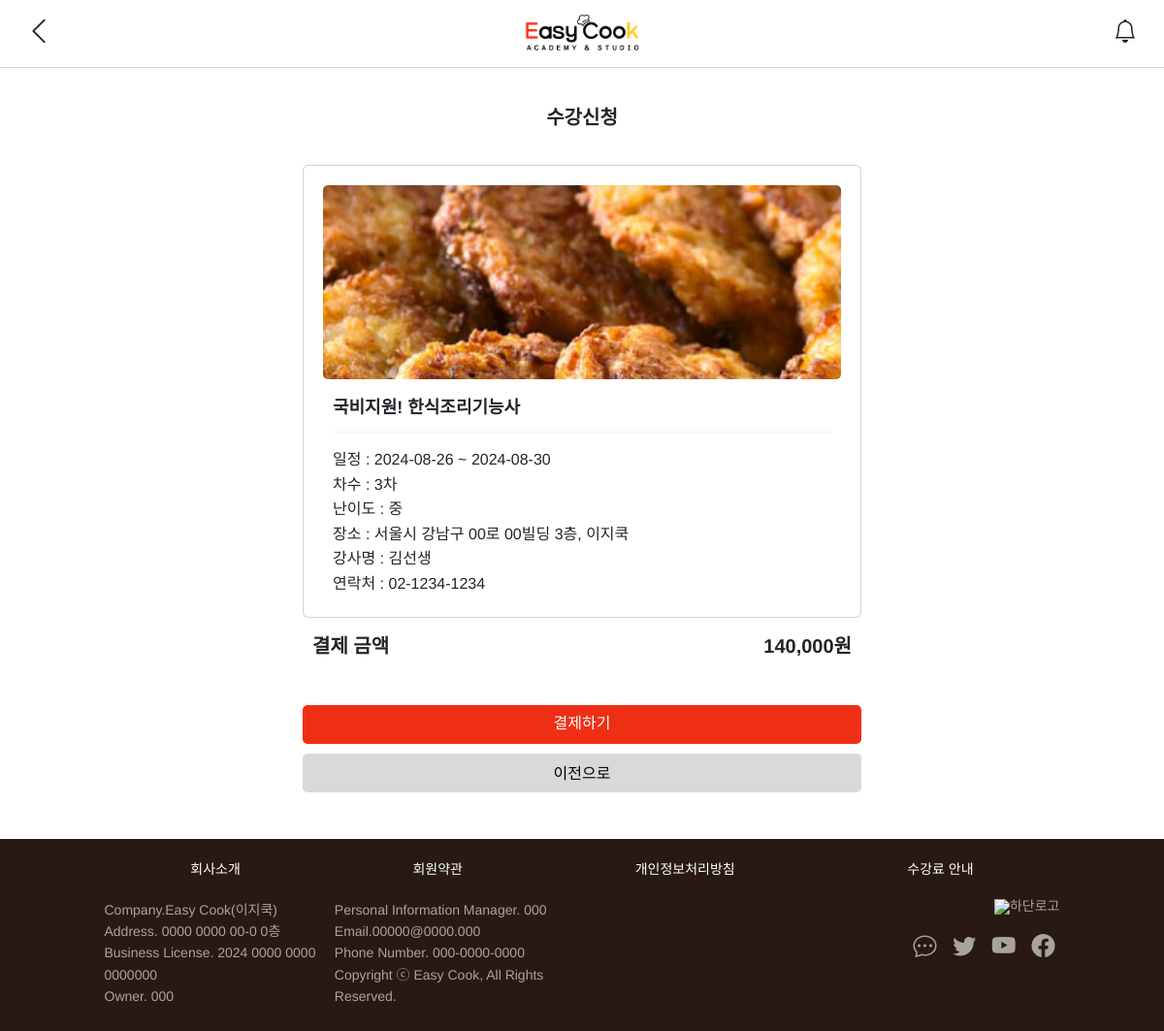
The page /03_구현/order.php?class_no=81 (signed in) on the database its author committed.
### tables this page shows
CREATE TABLE `academy_list` (
  `class_no` int NOT NULL,
  `name` varchar(255) NOT NULL DEFAULT '',
  `code` varchar(255) NOT NULL DEFAULT '',
  `category1` varchar(255) NOT NULL DEFAULT '',
  `category2` varchar(255) NOT NULL DEFAULT '',
  `category3` varchar(255) NOT NULL DEFAULT '',
  `teacher_code` varchar(255) NOT NULL DEFAULT '',
  `teacher` varchar(255) NOT NULL DEFAULT '',
  `place` varchar(255) NOT NULL DEFAULT '',
  `phone` int NOT NULL,
  `grade` varchar(255) NOT NULL DEFAULT '',
  `member_num` int NOT NULL,
  `nth` int NOT NULL,
  `start_date` date NOT NULL,
  `end_date` date NOT NULL,
  `start_time` time NOT NULL,
  `end_time` time NOT NULL,
  `class_status` varchar(10) NOT NULL DEFAULT '',
  `thumnail_img` varchar(255) NOT NULL DEFAULT '',
  `img` varchar(255) NOT NULL DEFAULT '',
  `detail` varchar(255) NOT NULL DEFAULT '',
  `datetime` datetime NOT NULL DEFAULT CURRENT_TIMESTAMP
);

CREATE TABLE `academy_info` (
  `no` int NOT NULL,
  `category1` varchar(255) NOT NULL DEFAULT '',
  `code` varchar(255) NOT NULL DEFAULT '',
  `price` varchar(255) NOT NULL DEFAULT '',
  `datetime` datetime NOT NULL DEFAULT CURRENT_TIMESTAMP
);

### 03_구현/order.php (the view, shortened to what this page needs)
<?php
  include('./php/include/dbconn.php');
  if (isset($_SESSION['id'])){
    $class_no = $_GET['class_no'];
    $sql = "select * from academy_list where class_no = '$class_no'";
    $result = mysqli_query($conn,$sql);
    $row = mysqli_fetch_array($result);
    $code = $row['code'];
    $sql_price = "SELECT price FROM academy_info WHERE code = '$code'";
    $result_price = mysqli_query($conn, $sql_price);
    $row_price = mysqli_fetch_array($result_price);
  } else {
    echo "<script>
            alert('로그인이 필요한 서비스입니다.');
            window.location.href = './login.php';
          </script>";
  }
?>
<!DOCTYPE html>
<html lang="ko">
<head>
  <?php include('./php/include/head.php'); ?>
</head>
<body>
  <?php include('./php/include/header_sub.php');?>
  <main>
    <section class="container mt-5">
      <h2 class="mb-3">수강신청</h2>
      <ul class="row">
        <li class="col">
          <div class="card">
            <img src="./uploads/class_main/<?php echo $row['thumnail_img']; ?>" class="card-img-top" alt="강의 썸네일 사진">
            <div class="card-body">
              <p class="card-title"><strong><?php echo $row['name']; ?></strong></p>
              <hr>
              <p class="card-text">
                  일정 : <?php echo $row['start_date']; ?> ~ <?php echo $row['end_date']; ?><br>
                  차수 : <?php echo $row['nth']; ?>차<br>
                  난이도 : <?php echo $row['grade']; ?><br>
                  장소 : <?php echo $row['place']; ?><br>
                  강사명 : <?php echo $row['teacher']; ?><br>
                  연락처 : 02-1234-1234
              </p>
            </div>
          </div>
          <p class="price">
            <span>결제 금액</span>
            <span><?php echo number_format($row_price['price']); ?>원</span>
          </p>
          <div class="btn-box-l mb-5">
            <a href="./php/order_input.php?class_no=<?= $row['class_no']; ?>" class="btn-l">결제하기</a>
            <button class="btn-l" onclick="history.back();">이전으로</button>
          </div>
        </li>
      </ul>
    </section>
  </main>
  <?php include('./php/include/footer.php');?>
</body>
</html>

### 03_구현/css/base.css (style rules this page uses)
:root { --fs-xsmall: 0.75rem; --fs-small: 0.875rem; --fs-medium: 1rem; --fs-medium-large: 1.125rem; --fs-large: 1.25rem; --fs-xlarge: 1.5rem; --fw-thin: 100; --fw-light: 400; --fw-normal: 500; --fw-semi-bold: 600; --fw-bold: 700; --red: #EF2F15; --yellow: #FFCC18; --green: #26A450; --darkbrown: #281A12; --gray: #D9D9D9; --light-gray: #EFEFEF; --white: #ffffff; --black: #000000; --p_20: 20px; --m_50: 50px; }

### 03_구현/css/common.css (style rules this page uses)
a { text-decoration: none; color: #000000; }
li { list-style: none; }
body { font-family: "Pretendard", Arial, Helvetica, sans-serif; text-rendering: geometricPrecision; margin-bottom: 60px; }
@media (min-width: 1025px) { body { margin-bottom: 0px; } }
main { margin-top: 70px; }
html { font-size: 16px; }
.button, .btn-box-l .btn-l, .btn-box-s .btn-s { width: 100%; height: 40px; text-align: center; line-height: 40px; border: none; border-radius: 5px; }
.button:nth-child(1), .btn-box-l .btn-l:nth-child(1), .btn-box-s .btn-s:nth-child(1) { background: #EF2F15; color: #ffffff; }
.button:nth-child(2), .btn-box-l .btn-l:nth-child(2), .btn-box-s .btn-s:nth-child(2) { background: #D9D9D9; color: #000000; }
.btn-box-l { width: 100%; display: flex; flex-wrap: wrap; gap: 10px; }

### 03_구현/order.php (style rules this page uses)
section { padding: 0 20px; }
section > h2 { font-size: var(--fs-large); font-weight: var(--fw-bold); padding: 40px 0 20px 0; text-align: center; }
.col { max-width: 600px; margin: 0 auto; }
.card { padding: 20px; }
.card img { max-height: 200px; object-fit: cover; border-radius: 5px; }
.card-body { padding: 10px 10px 0 10px; }
.card-title { font-size: var(--fs-medium-large); margin: 10px 0; }
.card-text { line-height: 160%; }
.price { display: flex; justify-content: space-between; font-size: var(--fs-large); font-weight: bold; padding: 0 10px; margin: 20px 0 50px 0; }

### rows shown on the page
academy_list: thumnail_img (picture), name "국비지원! 한식조리기능사", start_date "2024-08-26", end_date "2024-08-30", nth "3", grade "중", place "서울시 강남구 00로 00빌딩 3층, 이지쿡", teacher "김선생"
academy_info: price "140,000"
